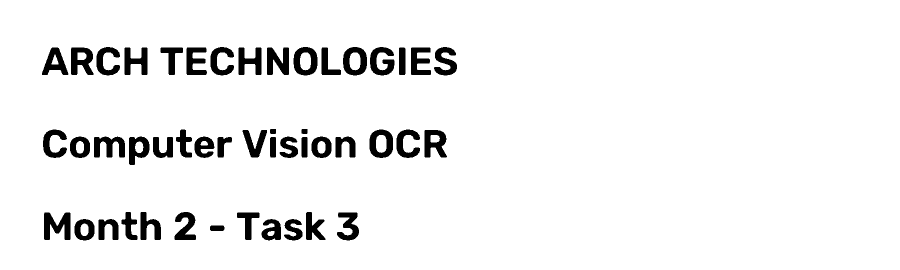
#> input picture Computer Vision/OCR_System/output/preprocessed_image.png, 1800 x 540 px (shown at 1/2 size)
$ python -i ocr_system.py   (imports and definitions only)
#> lines starting #> are read from the running program, lines starting #| are printed output that depends on the picture; after the words box and inside, x2 and y2 are one past the last pixel; in counts of white or black regions, pixels touching at a corner belong together
#> in run_ocr, image is the input picture: shape (540, 1800, 3); 94.2% white; 47 black regions, largest, box (x1, y1, x2, y2) and area: (88, 425, 141, 480) 1875, (534, 95, 578, 150) 1702, (142, 95, 187, 150) 1684
"""Basic OCR System - Arch Technologies Computer Vision, Month 2, Task 3."""

import argparse
from pathlib import Path
import shutil

import cv2
import numpy as np
import pytesseract
from pytesseract import Output


OUTPUT_DIR = Path("output")


# [43 lines left out: functions configure_tesseract, create_demo_image, not called in this run]


def preprocess_image(image: np.ndarray) -> np.ndarray:
    """Improve OCR readability using grayscale, resizing, denoising and thresholding."""
    gray = cv2.cvtColor(image, cv2.COLOR_BGR2GRAY)
    enlarged = cv2.resize(gray, None, fx=1.5, fy=1.5, interpolation=cv2.INTER_CUBIC)
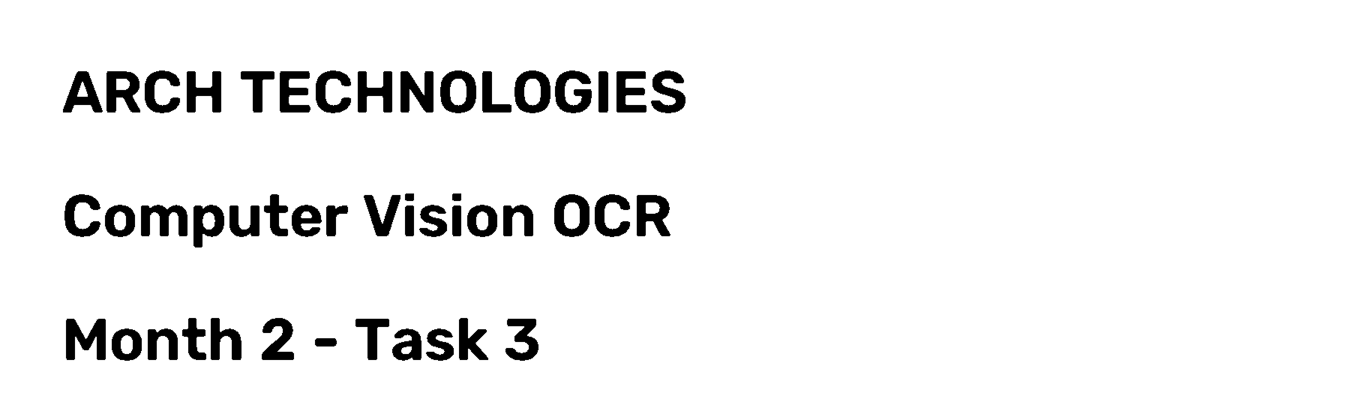
#> enlarged: shape (810, 2700) (shown at 1/2 size); min 0, max 255, mean 240.2
    blurred = cv2.GaussianBlur(enlarged, (3, 3), 0)
    processed = cv2.threshold(
        blurred, 0, 255, cv2.THRESH_BINARY + cv2.THRESH_OTSU
    )[1]
#> processed: shape (810, 2700); 94.1% white; 47 black regions, largest, box (x1, y1, x2, y2) and area: (132, 637, 212, 720) 4298, (213, 142, 281, 225) 3850, (801, 142, 867, 225) 3843
    return processed


def run_ocr(image_path: Path) -> None:
    """Extract text, draw confident word boxes, and save OCR results."""
    image = cv2.imread(str(image_path))
    if image is None:
        raise ValueError(f"Could not read image: {image_path}")

    OUTPUT_DIR.mkdir(exist_ok=True)
    processed = preprocess_image(image)

    config = "--oem 3 --psm 6"
#> (the run stopped early here; a loop or call above may not have finished)
